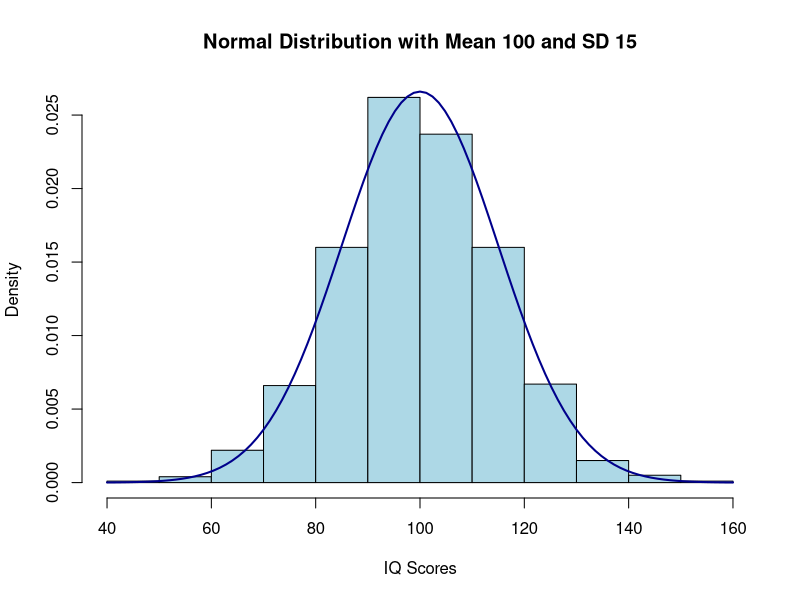
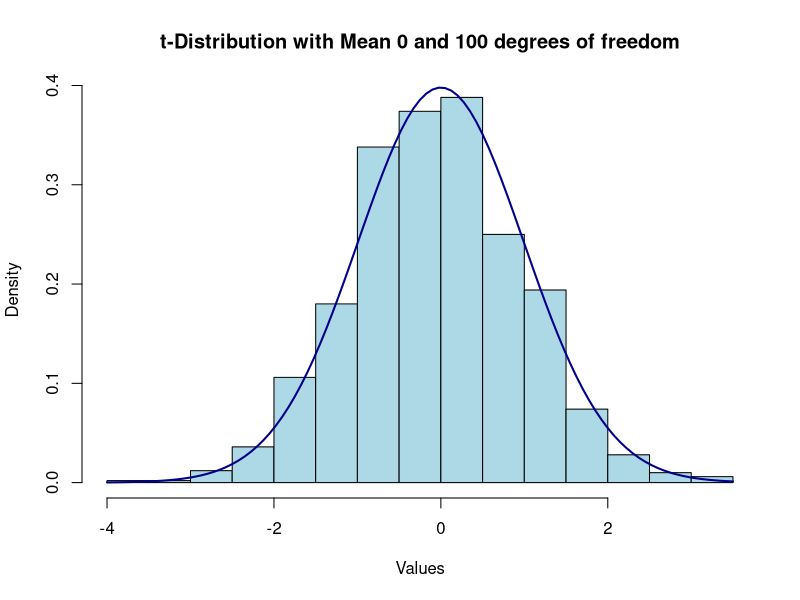
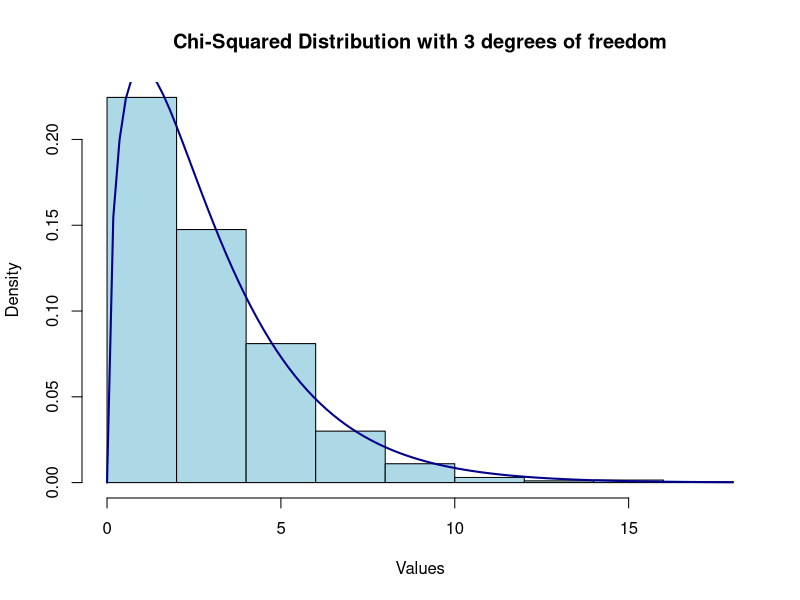
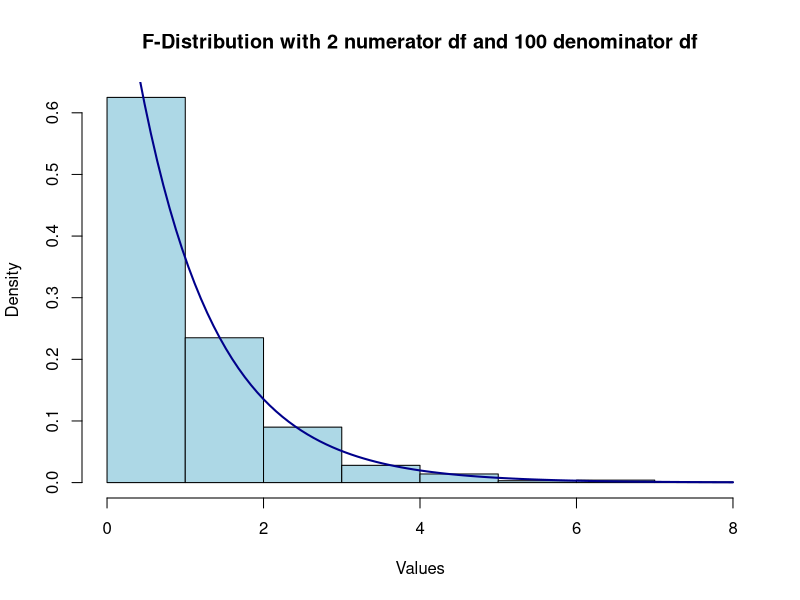
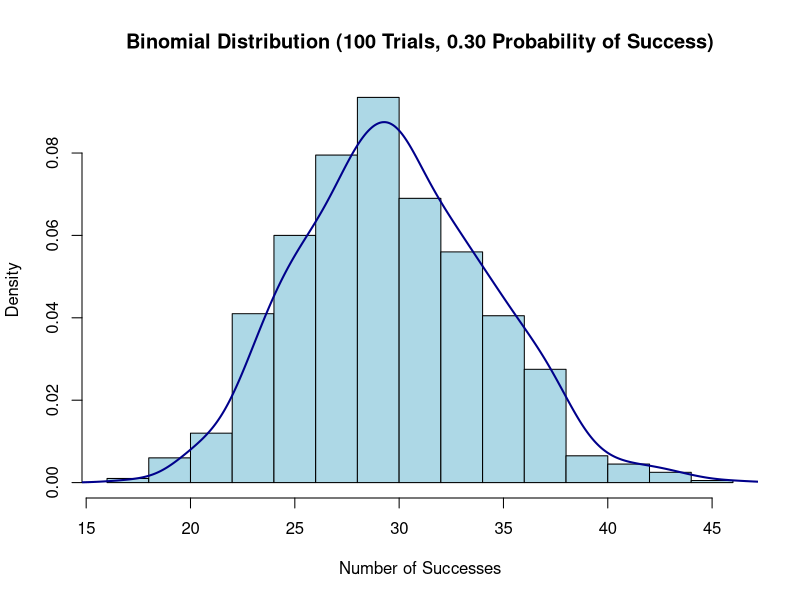

Write R code to recreate these figures, in order.
## ---- chunk 1
# Set the seed for reproducibility
set.seed(42)

# Generate random numbers from a normal distribution
data <- rnorm(1000, mean = 100, sd = 15)

# Plot the distribution
hist(data, freq = FALSE, col = "lightblue",
     xlab = "IQ Scores", ylab = "Density",
     main = "Normal Distribution with Mean 100 and SD 15")

# Add a density curve to the plot
curve(dnorm(x, mean = 100, sd = 15), add = TRUE, col = "darkblue", lwd = 2)

## ---- chunk 2
# Set the seed for reproducibility
set.seed(42)

# Generate random numbers from a t-distribution
data <- rt(1000, df = 100)

# Plot the distribution
hist(data, freq = FALSE, col = "lightblue",
     xlab = "Values", ylab = "Density",
     main = "t-Distribution with Mean 0 and 100 degrees of freedom")

# Add a density curve to the plot
curve(dt(x, df = 100), add = TRUE, col = "darkblue", lwd = 2)

## ---- chunk 3
# Set the seed for reproducibility
set.seed(42)

# Generate random numbers from a chi-squared distribution
data <- rchisq(1000, df = 3)

# Plot the distribution
hist(data, freq = FALSE, col = "lightblue",
     xlab = "Values", ylab = "Density",
     main = "Chi-Squared Distribution with 3 degrees of freedom")

# Add a density curve to the plot
curve(dchisq(x, df = 3), add = TRUE, col = "darkblue", lwd = 2)

## ---- chunk 4
# Set the seed for reproducibility
set.seed(42)

# Generate random numbers from an F-distribution
data <- rf(1000, df1 = 2, df2 = 100)

# Plot the distribution
hist(data, freq = FALSE, col = "lightblue",
     xlab = "Values", ylab = "Density",
     main = "F-Distribution with 2 numerator df and 100 denominator df")

# Add a density curve to the plot
curve(df(x, df1 = 2, df2 = 100), add = TRUE, col = "darkblue", lwd = 2)

## ---- chunk 5
# Set the seed for reproducibility
set.seed(42)

# Generate random numbers from a binomial distribution
data <- rbinom(1000, size = 100, prob = 0.30)

# Plot the distribution
hist(data, freq = FALSE, col = "lightblue",
     xlab = "Number of Successes", ylab = "Density",
     main = "Binomial Distribution (100 Trials, 0.30 Probability of Success)")

# Add a smooth curve to the plot
x <- seq(0, max(data))
smooth_density <- density(data, bw = "SJ")
lines(smooth_density, col = "darkblue", lwd = 2)

